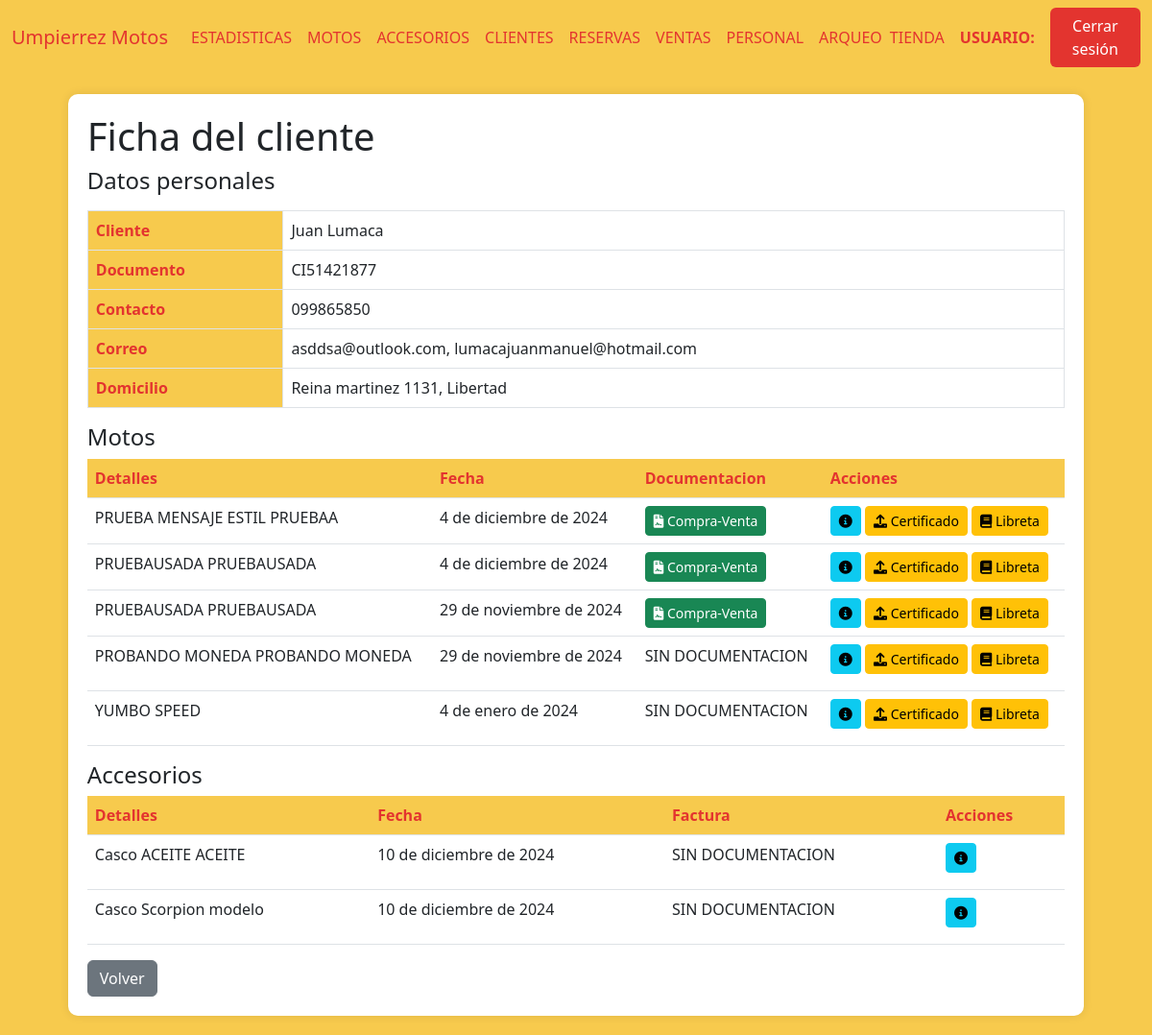
The page /cliente_ficha/9 (signed in) on the database as committed earlier.
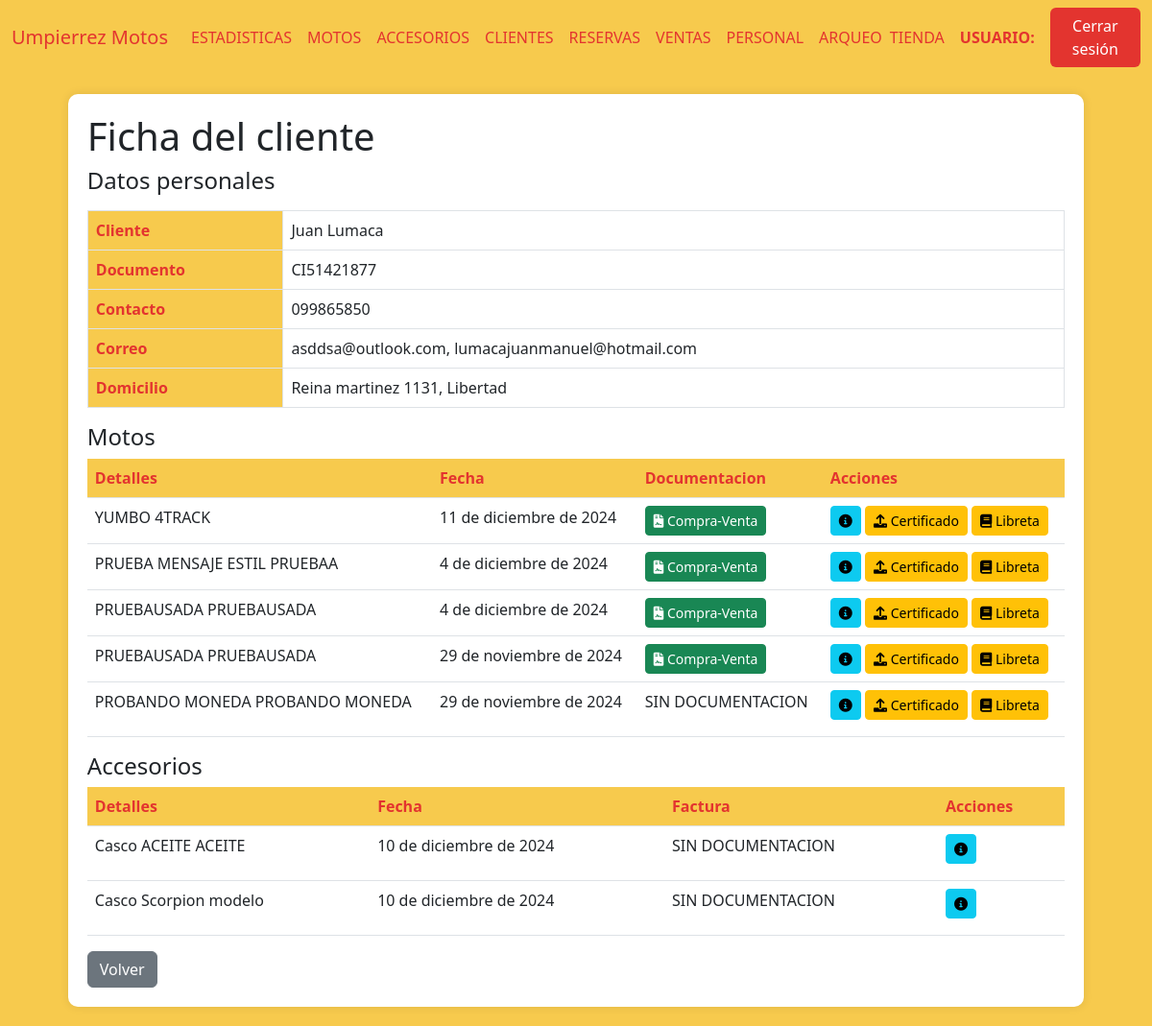
The same page on the database as committed later.
### AppUM/models.py (models this page shows)
class ComprasVentas(models.Model):
    moto = models.ForeignKey(Moto, related_name='moto_cliente', on_delete=models.CASCADE)
    cliente = models.ForeignKey(Cliente, related_name='cliente_moto', on_delete=models.CASCADE)
    fecha_compra = models.DateField()
    fotocopia_libreta = models.ImageField(null=True, blank=True, upload_to="documentacion/libretas/")
    compra_venta = models.FileField(null=True, blank=True, upload_to="documentacion/compra_venta/")
    certificado_venta = models.FileField(null=True, blank=True, upload_to="documentacion/certificado_venta/")
    tipo = models.CharField(max_length=20)
    forma_de_pago = models.TextField(null=True, blank=True)
    class Meta:
        pass

class ClienteAccesorio(models.Model):
    accesorio = models.ForeignKey(Accesorio, related_name='accesorio_cliente', on_delete=models.CASCADE)
    cliente = models.ForeignKey(Cliente, related_name='cliente_cliente', on_delete=models.CASCADE)
    fecha_compra = models.DateField()
    factura = models.IntegerField(null=True)
    factura_rut = models.IntegerField(null=True)
    factura_documento = models.FileField(null=True, blank=True, upload_to="documentacion/facturas_accesorios/")

### AppUM/decorators.py (the view)
    def _wrapped_view(request, *args, **kwargs):
        user = request.user
        if user.is_authenticated:
            usuario_consulta = Personal.objects.filter(usuario=user.username).first()
            if usuario_consulta:
                if Administrativo.objects.filter(personal_ptr_id=usuario_consulta.id,activo=1).exists():
                    return view_func(request, *args, **kwargs)
                else:
                    raise PermissionDenied
            else:
                return view_func(request, *args, **kwargs)
        else:
            return redirect('Login')  # Redirigir al login si no está autenticado

### AppUM/functions.py (called while the page is built)
def funcion_paginas_varias(req,instancia_model):
    paginator = Paginator(instancia_model, 5)  # 5 motos por página
    page_number = req.GET.get('page')  # Obtiene el número de página desde la URL
    page_obj = paginator.get_page(page_number)
    return page_obj

### AppUM/templates/perfil_administrativo/cliente/detalles_cliente.html (shortened to what the changed rows need)
{% extends "perfil_administrativo/padre_perfil_administrativo.html" %}
{% load static %}
{% block contenidoQueCambia %}
<div class="table-container" id="clienteDetails">
    <h1>Ficha del cliente</h1>
    <table class="table table-bordered">
        <tbody>
            <tr>
                <th scope="row">Cliente</th>
            </tr>
            <tr>
                <th scope="row">Documento</th>
            </tr>
            <tr>
                <th scope="row">Contacto</th>
            </tr>
            <tr>
                <th scope="row">Correo</th>
            </tr>
            <tr>
                <th scope="row">Domicilio</th>
            </tr>
        </tbody>
    </table>
    <table class="table">
        <thead>
            <tr>
                <th scope="row">Detalles</th>
                <th scope="row">Fecha</th>
                <th scope="row">Documentacion</th>
                <th scope="row">Acciones</th>
            </tr>
        </thead>
        <tbody>
            {% if page_obj %}
                {% for item in page_obj %}
                    <tr>
                        <td>{{ item.moto.moto__marca }} {{ item.moto.moto__modelo }}</td>
                        <td>{{ item.moto.fecha_compra }}</td>
                        <td>
                            {% if item.libreta or item.compra_venta or item.certificado_venta %}
                                {% if item.compra_venta %}
                                    <a href="{{ item.compra_venta }}" target="_blank">
                                        <button class="btn btn-sm btn-success" title="Ver Documento de Compra-Venta">
                                            <i class="fas fa-file-contract"></i> Compra-Venta
                                        </button>
                                    </a>
                                {% endif %}
                            {% else %}
                                <p>SIN DOCUMENTACION</p>
                            {% endif %}
                        </td>
                        <td>
                        <a href="{% url 'DetallesCuotas' item.moto.id %}"><button class="btn btn-sm btn-info"><i class="fas fa-info-circle"></i></button></a>
                        {% if not item.certificado_venta %}
                        <button class="btn btn-sm btn-warning" onclick="toggleFormulario('{{ forloop.counter }}')"><i class="fas fa-upload"></i> Certificado</button>
                        {% endif %}
                        {% if not item.libreta %}
                        <button class="btn btn-sm btn-warning" onclick="toggleLibreta('{{ forloop.counter }}')">
                            <i class="fas fa-book"></i> Libreta
                        </button>
                        {% endif %}
                        </td>
                    </tr>
                {% endfor %}
            {% else %}
                <tr>
                    <td colspan="9" class="text-center text-muted">
                        No hay registros de compras de motos.
                    </td>
                </tr>
            {% endif %}
        </tbody>
    </table>
    <table class="table">
        <thead>
            <tr>
                <th scope="row">Detalles</th>
                <th scope="row">Fecha</th>
                <th scope="row">Factura</th>
                <th scope="row">Acciones</th>
            </tr>
        </thead>
        <tbody>
            {% if page_obj_accesorio %}
                {% for item in page_obj_accesorio %}
                <tr>
                    <td>{{ item.accesorio.accesorio__tipo }} {{ item.accesorio.accesorio__marca }} {{ item.accesorio.accesorio__modelo }}</td>
                    <td>{{ item.accesorio.fecha_compra }}</td>
                    <td>
                        {% if item.factura_documento %}
                        <a href="{{ item.factura_documento }}" target="_blank">
                            <button class="btn btn-sm btn-secondary" title="Ver Factura">
                                <i class="fas fa-certificate"></i> Factura
                            </button>
                        </a>
                        {% else %}
                        <p>SIN DOCUMENTACION</p>
                        {% endif %}
                    </td>
                    <td>
                        <a href="{% url 'DetallesCompraAccesorio' item.accesorio.id %}"><button class="btn btn-sm btn-info"><i class="fas fa-info-circle"></i></button></a>
                    </td>
                </tr>
                {% endfor %}
            {% else %}
                <tr>
                    <td colspan="9" class="text-center text-muted">
                        No hay registros de compras de accesorios.
                    </td>
                </tr>
            {% endif %}
        </tbody>
    </table>
</div>
{% endblock %}

Rows that differ between the two databases and show on the page:
no longer on this page (row unchanged): ComprasVentas: moto.moto__marca "YUMBO", moto.moto__modelo "SPEED", moto.fecha_compra "4 de enero de 2024", shows "SIN DOCUMENTACION"
added ComprasVentas: moto.moto__marca "YUMBO", moto.moto__modelo "4TRACK", moto.fecha_compra "11 de diciembre de 2024"
